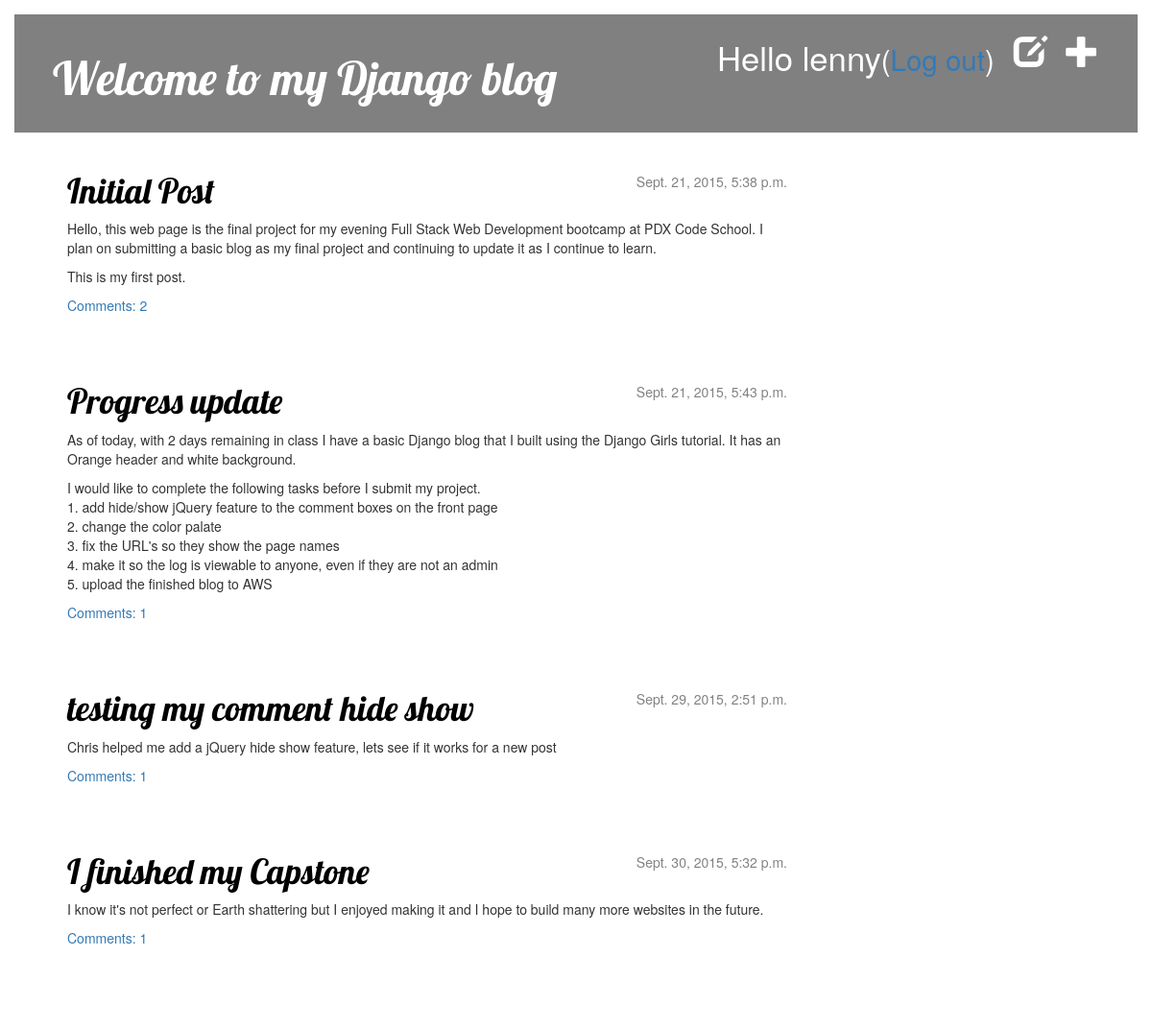
The app's page / (signed in) with its own data.
### blog/models.py (models this page shows, shortened)
class Post(models.Model):
    author = models.ForeignKey('auth.User')
    title = models.CharField(max_length=200)
    text = models.TextField()
    created_date = models.DateTimeField(
            default=timezone.now)
    published_date = models.DateTimeField(
            blank=True, null=True)
    def approved_comments(self):
        return self.comments.filter(approved_comment=True)

### blog/views.py (the view)
# urls.py: url(r'^$', views.post_list, name='post_list'),
def post_list(request):
    posts = Post.objects.filter(published_date__lte=timezone.now()).order_by('published_date')
    return render(request, 'blog/post_list.html', {'posts': posts})

### blog/templates/blog/post_list.html (shortened to what this page needs)
{% extends "blog/base.html" %}
{% block content %}
    {% for post in posts %}
        <div class="post">
            <div class="date">
                {{ post.published_date }}
            </div>
           <h1><a href="{% url "blog.views.post_detail" pk=post.pk %}">{{ post.title }}</a></h1>
            <p>{{ post.text|linebreaks }}</p>
           <a class="commentlink" id = "commentlink{{forloop.counter}}"   href="#">Comments: {{ post.approved_comments.count }}</a>
        </div>
    {% endfor %}
{% endblock content %}

### blog/templates/blog/base.html (shortened to what this page needs)
{% load staticfiles %}
<html>
    <head>
        <link rel="stylesheet" href="//maxcdn.bootstrapcdn.com/bootstrap/3.2.0/css/bootstrap.min.css">
        <link rel="stylesheet" href="//maxcdn.bootstrapcdn.com/bootstrap/3.2.0/css/bootstrap-theme.min.css">
        <link rel="stylesheet" href="{% static "css/blog.css" %}">
    </head>
    <body>
        <div class="page-header">
    {% if user.is_authenticated %}
    <a href="{% url "post_new" %}" class="top-menu"><span class="glyphicon glyphicon-plus"></span></a>
    <a href="{% url "post_draft_list" %}" class="top-menu"><span class="glyphicon glyphicon-edit"></span></a>
    <p class="top-menu">Hello {{ user.username }}<small>(<a href="{% url "django.contrib.auth.views.logout" %}">Log out</a>)</small></p>
    {% else %}
    <a href="{% url "django.contrib.auth.views.login" %}" class="top-menu"><span class="glyphicon glyphicon-lock"></span></a>
    {% endif %}
    <h1><a href="{% url "blog.views.post_list" %}">Welcome to my Django blog</a></h1>
</div>
        <div class="content container">
            <div class="row">
                <div class="col-md-8">
                   {% block content %}
                    {% endblock %}
                </div>
            </div>
        </div>
    </body>
</html>

### blog/static/css/blog.css (style rules this page uses)
h1 a { color: #FCA205; font-family: 'Lobster'; }
body { padding: 15px; }
.page-header { background-color: #808080; margin-top: 0; padding: 20px 20px 20px 40px; }
.page-header h1, .page-header h1 a, .page-header h1 a:visited, .page-header h1 a:active { color: #ffffff; font-size: 36pt; text-decoration: none; }
.content { margin-left: 40px; }
h1, h2, h3, h4 { font-family: 'Lobster', cursive; }
.date { float: right; color: #828282; }
.top-menu, .top-menu:hover, .top-menu:visited { color: #ffffff; float: right; font-size: 26pt; margin-right: 20px; }
.post { margin-bottom: 70px; }
.post h1 a, .post h1 a:visited { color: #000000; }

### records on screen
Post: published_date "Sept. 21, 2015, 5:38 p.m.", title "Initial Post", text "Hello, this web page is the final project for my evening Full Stack Web Development bootcamp at PDX Code School. I plan on submitting a basic blog as my final project and continuing to update it as I continue to learn. This is my first post.", approved_comments.count "2"
Post: published_date "Sept. 21, 2015, 5:43 p.m.", title "Progress update", text "As of today, with 2 days remaining in class I have a basic Django blog that I built using the Django Girls tutorial. It has an Orange header and white background. I would like to complete the following tasks before I submit my project. 1. add hide/show jQuery feature to the comment boxes on the front page 2. change the color palate 3. fix the URL's so they show the page names 4. make it so the log is viewable to anyone, even if they are not an admin 5. upload the finished blog to AWS", approved_comments.count "1"
Post: published_date "Sept. 29, 2015, 2:51 p.m.", title "testing my comment hide show", text "Chris helped me add a jQuery hide show feature, lets see if it works for a new post", approved_comments.count "1"
Post: published_date "Sept. 30, 2015, 5:32 p.m.", title "I finished my Capstone", text "I know it's not perfect or Earth shattering but I enjoyed making it and I hope to build many more websites in the future.", approved_comments.count "1"

### other values on screen
{{ user.username }} "lenny"
